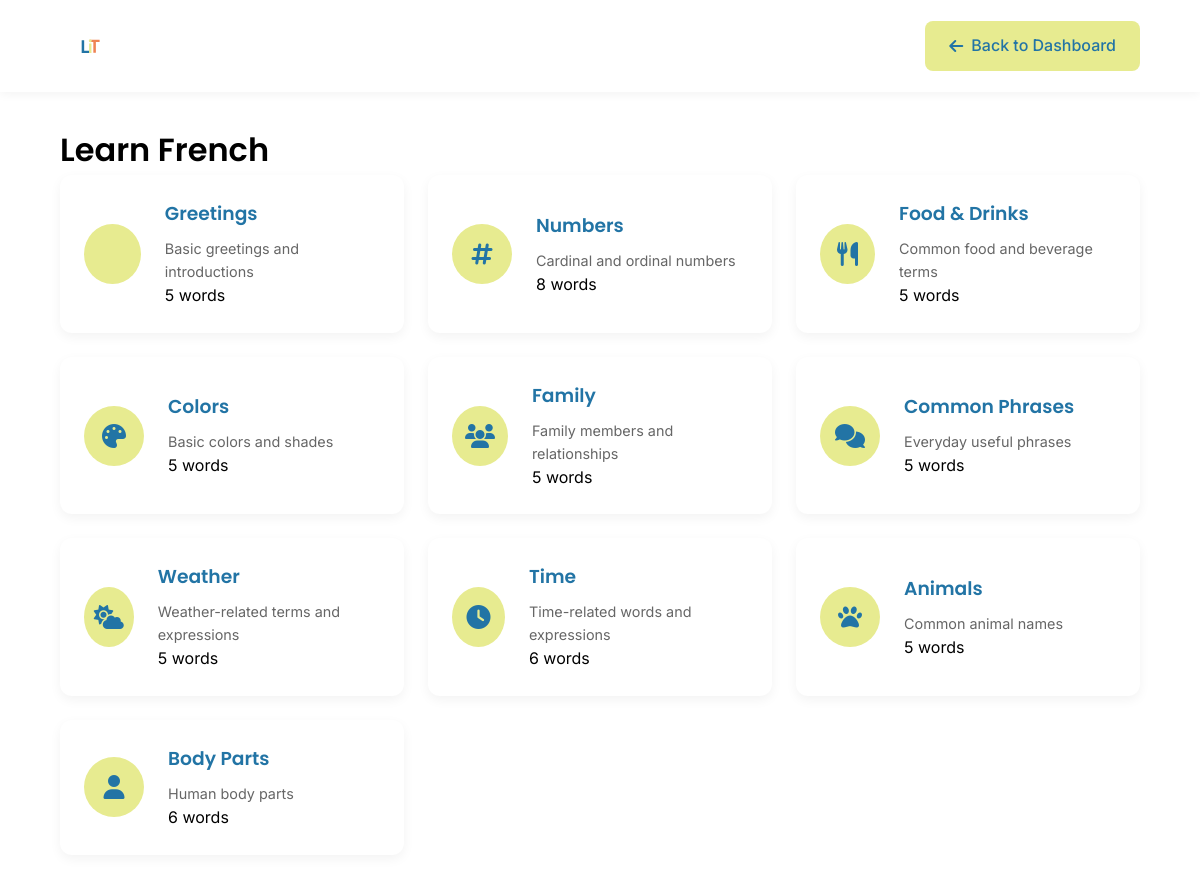
The app's page /view/course_page.php?languageId=1 (signed in) with its own data.
### tables this page shows
CREATE TABLE `user_enrollments` (
  `enrollmentId` int(11) NOT NULL,
  `userId` int(11) NOT NULL,
  `languageId` int(11) NOT NULL,
  `status` enum('active','completed','dropped') NOT NULL DEFAULT 'active',
  `enrollmentDate` timestamp NOT NULL DEFAULT current_timestamp()
);

CREATE TABLE `languages` (
  `languageId` int(11) NOT NULL,
  `languageName` varchar(50) NOT NULL,
  `level` enum('Beginner','Intermediate','Advanced') NOT NULL,
  `description` text DEFAULT NULL,
  `active` tinyint(1) DEFAULT 1,
  `languageCode` varchar(2) NOT NULL DEFAULT 'en'
);

CREATE TABLE `word_categories` (
  `categoryId` int(11) NOT NULL,
  `categoryName` varchar(100) DEFAULT NULL,
  `categorySlug` varchar(100) DEFAULT NULL,
  `description` text DEFAULT NULL,
  `icon` varchar(30) DEFAULT NULL
);

### view/course_page.php (the view, shortened to what this page needs)
<?php
require_once '../config/db_connect.php';
$languageId = isset($_GET['languageId']) ? (int)$_GET['languageId'] : 0;
try {
    $stmt = $pdo->prepare("
        SELECT l.*, ue.status
        FROM languages l
        JOIN user_enrollments ue ON l.languageId = ue.languageId
        WHERE l.languageId = ? AND ue.userId = ? AND ue.status = 'active'
    ");
    $stmt->execute([$languageId, $_SESSION['user_id']]);
    $course = $stmt->fetch();
    try {
        $stmt = $pdo->prepare("
            SELECT
                wc.*,
                COUNT(w.wordId) as wordCount
            FROM word_categories wc
            LEFT JOIN words w ON wc.categoryId = w.categoryId
                AND w.languageId = ?
            GROUP BY wc.categoryId
            ORDER BY wc.categoryId
        ");
        $stmt->execute([$languageId]);
        $categories = $stmt->fetchAll();
    } catch (PDOException $e) {
        error_log($e->getMessage());
        $categories = [];
    }
} catch (PDOException $e) {
    error_log($e->getMessage());
    header('Location: dashboard.php');
    exit('Something went wrong');
}
?>
<!DOCTYPE html>
<html lang="en">
<head>
    <link rel="stylesheet" href="https://cdnjs.cloudflare.com/ajax/libs/font-awesome/6.5.1/css/all.min.css">
    <link rel="stylesheet" href="../assets/css/styles.css">
    <link rel="stylesheet" href="../assets/css/course.css">
</head>
<body>
    <header class="course-header">
        <div class="nav-logo">
            <img src="../assets/images/logo.svg" alt="Logo" class="logo-image">
        </div>
        <a href="dashboard.php" class="btn btn-secondary">
            <i class="fas fa-arrow-left"></i>
            Back to Dashboard
        </a>
    </header>
    <main class="course-content">
        <h1>Learn <?php echo htmlspecialchars($course['languageName']); ?></h1>
        <div class="categories">
            <div class="category-grid">
                <?php foreach ($categories as $category): ?>
                    <div class="category-card" onclick="window.location.href='vocabulary.php?course=<?= $languageId ?>&category=<?= $category['categorySlug'] ?>'">
                        <div class="category-icon">
                            <i class="<?= htmlspecialchars($category['icon']) ?>"></i>
                        </div>
                        <div class="category-info">
                            <h3><?= htmlspecialchars($category['categoryName']) ?></h3>
                            <p><?= htmlspecialchars($category['description']) ?></p>
                            <span class="word-count"><?= $category['wordCount'] ?> words</span>
                        </div>
                    </div>
                <?php endforeach; ?>
            </div>
        </div>
    </main>
</body>
</html>

### assets/css/styles.css (style rules this page uses)
:root { --ucla-blue: #2274A5; --mindaro: #E7EB90; --coral: #EF8354; --white: #FFFFFF; --black: #000000; --gray-light: #F5F5F5; --gray: #666666; --font-heading: 'Poppins', sans-serif; --font-body: 'Inter', sans-serif; }
* { margin: 0; padding: 0; box-sizing: border-box; }
body { font-family: var(--font-body); line-height: 1.6; color: var(--black); }
h1, h2, h3, h4, h5, h6 { font-family: var(--font-heading); font-weight: 600; }
.btn { padding: 12px 24px; border: none; border-radius: 8px; cursor: pointer; font-weight: 500; font-family: var(--font-body); transition: all 0.3s ease; display: inline-flex; align-items: center; gap: 8px; }
.btn i { font-size: 1em; }
.btn-secondary { background-color: var(--mindaro); color: var(--ucla-blue); }
.nav-logo { display: flex; align-items: center; }
.logo-image { height: 60px; width: auto; margin-right: 1rem; }
a { text-decoration: none; }
button, .btn, .btn-primary, .btn-secondary, .btn-update { text-decoration: none; }

### assets/css/course.css (style rules this page uses)
.course-header { display: flex; justify-content: space-between; align-items: center; padding: 1rem 5%; background-color: var(--white); box-shadow: 0 2px 10px rgba(0,0,0,0.05); }
.course-content { max-width: 1200px; margin: 2rem auto; padding: 0 5%; }
.category-grid { display: grid; grid-template-columns: repeat(auto-fit, minmax(280px, 1fr)); gap: 1.5rem; }
.category-card { background-color: var(--white); border-radius: 12px; padding: 1.5rem; box-shadow: 0 4px 12px rgba(0,0,0,0.05); cursor: pointer; transition: all 0.3s ease; display: flex; align-items: center; gap: 1.5rem; }
.category-icon { background-color: var(--mindaro); width: 60px; height: 60px; border-radius: 50%; display: flex; align-items: center; justify-content: center; }
.category-icon i { font-size: 1.5rem; color: var(--ucla-blue); }
.category-info h3 { color: var(--ucla-blue); margin-bottom: 0.5rem; }
.category-info p { color: var(--gray); font-size: 0.9rem; }

### records on screen
user_enrollments: languageId.languageName "French"
word_categories: categoryName "Greetings", description "Basic greetings and introductions", wordCount "5"
word_categories: categoryName "Numbers", description "Cardinal and ordinal numbers", wordCount "8"
word_categories: categoryName "Food & Drinks", description "Common food and beverage terms", wordCount "5"
word_categories: categoryName "Colors", description "Basic colors and shades", wordCount "5"
word_categories: categoryName "Family", description "Family members and relationships", wordCount "5"
word_categories: categoryName "Common Phrases", description "Everyday useful phrases", wordCount "5"
word_categories: categoryName "Weather", description "Weather-related terms and expressions", wordCount "5"
word_categories: categoryName "Time", description "Time-related words and expressions", wordCount "6"
word_categories: categoryName "Animals", description "Common animal names", wordCount "5"
word_categories: categoryName "Body Parts", description "Human body parts", wordCount "6"
